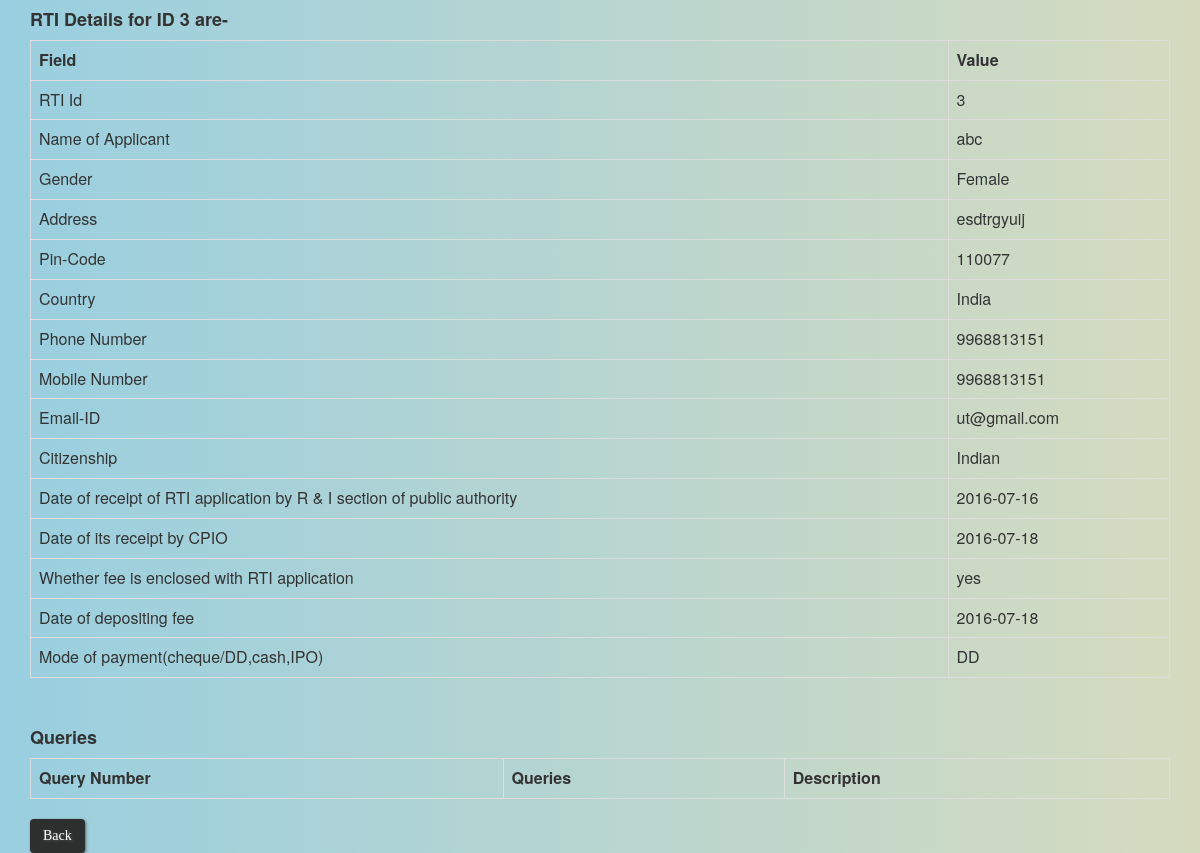
The app's page /appellant_login_query.php?id=3 with its own data.
### tables this page shows
CREATE TABLE `add_rti` (
  `id` int(11) NOT NULL,
  `name` varchar(30) NOT NULL,
  `gender` varchar(15) NOT NULL,
  `address` varchar(100) NOT NULL,
  `pin_code` int(11) NOT NULL,
  `state` varchar(20) NOT NULL,
  `country` varchar(10) NOT NULL,
  `phone_no` varchar(15) NOT NULL,
  `mobile` varchar(15) NOT NULL,
  `email` varchar(40) NOT NULL,
  `citizenship` varchar(15) NOT NULL,
  `date_of_receipt` date NOT NULL,
  `date_of_receipt_cio` date NOT NULL,
  `timespan` int(11) NOT NULL,
  `fee_enclosed` varchar(10) NOT NULL,
  `fee_deposit_date` date NOT NULL,
  `pay_mode` varchar(20) NOT NULL,
  `archive` int(11) DEFAULT NULL,
  `closed` int(11) DEFAULT NULL
);

### appellant_login_query.php (the view, shortened to what this page needs)
<html>
	<head>
		<link rel="stylesheet" href="css/background.css">
		<link rel="stylesheet" href="bootstrap/css/bootstrap.min.css">
	</head>
<body>
<div class='container'>
<?php
	include 'config_database.php';
	$id=$_GET['id'];
	echo "<h4><strong>RTI Details for ID ".$id." are-</strong></h4>" ;
	$query=" SELECT * FROM add_rti where id=".$id;
    $res=mysqli_query($con, $query);
	$r1=mysqli_fetch_assoc($res);
	echo "<table class='table table-bordered'>" ;
		echo "<tr>
				<th>Field</th>
				<th>Value</th>
			</tr>";
		echo "<tr>";
			echo "<td>RTI Id</td>";
			echo "<td>".$r1['id']."</td>";
		echo "</tr>";
		echo "<tr>";
			echo "<td>Name of Applicant</td>";
			echo "<td>".$r1['name']."</td>";
		echo "</tr>";
		echo "<tr>";
			echo "<td>Gender</td>";
			echo "<td>".$r1['gender']."</td>";
		echo "</tr>";
		echo "<tr>";
			echo "<td>Address</td>";
			echo "<td>".$r1['address']."</td>";
		echo "</tr>";
		echo "<tr>";
			echo "<td>Pin-Code</td>";
			echo "<td>".$r1['pin_code']."</td>";
		echo "</tr>";
		echo "<tr>";
			echo "<td>Country</td>";
			echo "<td>".$r1['country']."</td>";
		echo "</tr>";
		echo "<tr>";
			echo "<td>Phone Number</td>";
			echo "<td>".$r1['phone_no']."</td>";
		echo "</tr>";
		echo "<tr>";
			echo "<td>Mobile Number</td>";
			echo "<td>".$r1['mobile']."</td>";
		echo "</tr>";
		echo "<tr>";
			echo "<td>Email-ID</td>";
			echo "<td>".$r1['email']."</td>";
		echo "</tr>";
		echo "<tr>";
			echo "<td>Citizenship</td>";
			echo "<td>".$r1['citizenship']."</td>";
		echo "</tr>";
		echo "<tr>";
			echo "<td>Date of receipt of RTI application by R & I section of public authority</td>";
			echo "<td>".$r1['date_of_receipt']."</td>";
		echo "</tr>";
		echo "<tr>";
			echo "<td>Date of its receipt by CPIO</td>";
			echo "<td>".$r1['date_of_receipt_cio']."</td>";
		echo "</tr>";
		echo "<tr>";
			echo "<td>Whether fee is enclosed with RTI application</td>";
			echo "<td>".$r1['fee_enclosed']."</td>";
		echo "</tr>";
		echo "<tr>";
			echo "<td>Date of depositing fee</td>";
			echo "<td>".$r1['fee_deposit_date']."</td>";
		echo "</tr>";
		echo "<tr>";
			echo "<td>Mode of payment(cheque/DD,cash,IPO)</td>";
			echo "<td>".$r1['pay_mode']."</td>";
		echo "</tr>";
	echo "</table><br>";
	echo "<h4><strong>Queries<strong></h4>";
	echo "<table class='table table-bordered'>
			<tr>
				<th>Query Number</th>
				<th>Queries</th>
				<th>Description</th>
			</tr>";
	echo "</table>";
	if($r1['closed']==1)
		echo "<a class=btn href='view_closed_rti.php'>Back</a>" ;
	else if($r1['archive']==1)
		echo "<a class=btn href='completed_rti.php'>Back</a>" ;
	else
		echo "<a class=btn href='appeal_option.php?id=".$id."'>Back</a>" ;
?>
</div>
</body>
</html>

### css/background.css (style rules this page uses)
body { background: #99cfe0; background: -moz-linear-gradient(left, #f9cfe0 0%, #d6dbbf 100%); background: -webkit-linear-gradient(left, #99cfe0 0%,#d6dbbf 100%); background: linear-gradient(to right, #99cfe0 0%,#d6dbbf 100%); }
.btn { background: #2d2e2e; background-image: -webkit-linear-gradient(top, #2d2e2e, #6b696b); background-image: -moz-linear-gradient(top, #2d2e2e, #6b696b); background-image: -ms-linear-gradient(top, #2d2e2e, #6b696b); background-image: -o-linear-gradient(top, #2d2e2e, #6b696b); background-image: linear-gradient(to bottom, #2d2e2e, #6b696b); -webkit-border-radius: 8; -moz-border-radius: 8; border-radius: 8px; text-shadow: 1px 1px 3px #616161; -webkit-box-shadow: 1px 1px 3px #666666; -moz-box-shadow: 1px 1px 3px #666666; box-shadow: 1px 1px 3px #666666; font-family: Georgia; color: #ffffff; font-size: 20px; padding: 10px 20px 10px 20px; text-decoration: none; cursor: pointer; }

### records on screen
add_rti: id "3", name "abc", gender "Female", address "esdtrgyuij", pin_code "110077", country "India", phone_no "9968813151", mobile "9968813151", email "ut@gmail.com", citizenship "Indian", date_of_receipt "2016-07-16", date_of_receipt_cio "2016-07-18", fee_enclosed "yes", fee_deposit_date "2016-07-18", pay_mode "DD"

### other values on screen
$id "3"
